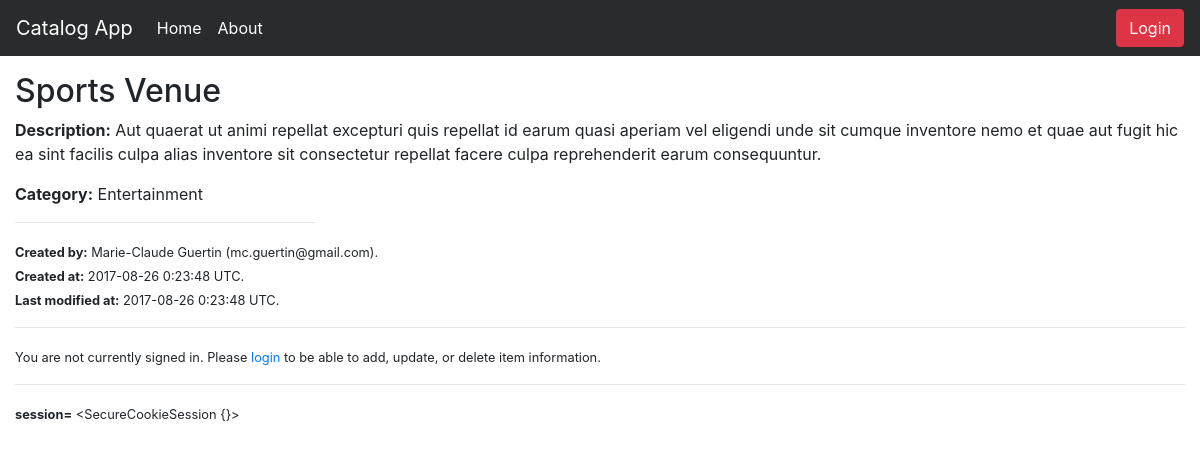
/catalog/Entertainment/Sports Venue, run on the app's committed database.
### models.py (models this page shows, shortened)
class Item(Base):
    __tablename__ = "item"
    __table_args__ = (UniqueConstraint('category_id', 'title', name = 'key'),)
    id = Column(Integer, primary_key = True)
    title = Column(String(80), nullable = False)
    description = Column(String(250))
    created_date = Column(DateTime, default = datetime.utcnow)
    updated_date = Column(DateTime, default = datetime.utcnow, onupdate = datetime.utcnow)
    category_id = Column(Integer, ForeignKey("category.id"))
    category = relationship(Category)
    user_id = Column(Integer, ForeignKey("user.id"))
    user = relationship(User)

class Category(Base):
    __tablename__ = "category"
    id = Column(Integer, primary_key = True)
    name = Column(String(80), nullable = False, index = True)
    created_date = Column(DateTime, default = datetime.utcnow, nullable = False)
    updated_date = Column(DateTime, default = datetime.utcnow, onupdate = datetime.utcnow, nullable = False)
    user_id = Column(Integer, ForeignKey("user.id"))
    user = relationship(User)

class User(Base):
    __tablename__ = 'user'
    id = Column(Integer, primary_key = True)
    name = Column(String(80), nullable = False)
    email = Column(String(80), nullable = False, unique = True)
    picture = Column(String(250))

### application.py (the view)
@app.route("/catalog/<path:category_name>")
@app.route("/catalog/<path:category_name>/items")
def show_items(category_name):
    categories = session.query(Category).order_by(asc(Category.name)).all()
    category = session.query(Category).filter_by(name=category_name).first()
    items = session.query(Item).filter_by(category_id=category.id).all()
    if len(items) < 2:
        title = "{} Item ({} item)"
    else:
        title = "{} Items ({} items)"
    return render_template(
        "categories.html",
        items_title=title.format(category.name, len(items)),
        categories=categories,
        category=category,
        items=items)

### application.py (called while the page is built)
@app.route("/catalog/<path:category_name>/<path:item_title>")
def show_item(category_name, item_title):
    category = session.query(Category).filter_by(name=category_name).first()
    item = session.query(Item).filter_by(
        category_id=category.id, title=item_title).first()
    return render_template("show_item.html", item=item)

### templates/show_item.html (shortened to what this page needs)
{% extends "base.html" %}
{% block content %}
  <h2>{{ item.title }}</h2>
  <p><strong>Description:</strong> {{ item.description }}</p>
  <p><strong>Category:</strong> {{ item.category.name }}</p>
  <hr style="max-width: 300px; text-align: left; margin-left: 0">
  <p>
    <small>
      <strong>Created by:</strong> {{ item.user.name }} ({{ item.user.email }}).<br>
      <strong>Created at:</strong> {{ item.created_date.strftime('%Y-%m-%d %-H:%M:%S') }} UTC.<br>
      <strong>Last modified at:</strong> {{ item.updated_date.strftime('%Y-%m-%d %-H:%M:%S') }} UTC.<br>
    </small>
  </p>
{% endblock %}

### data on the page
Item: title "Sports Venue", description "Aut quaerat ut animi repellat excepturi quis repellat id earum quasi aperiam vel eligendi unde sit cumque inventore nemo et quae aut fugit hic ea sint facilis culpa alias inventore sit consectetur repellat facere culpa reprehenderit earum consequuntur.", created_date "2017-08-26 0:23:48", updated_date "2017-08-26 0:23:48"
Category: category.name "Entertainment"
User: user.name "Marie-Claude Guertin", user.email "mc.guertin@gmail.com"

### other printed values
{{ session }} "<SecureCookieSession {}>"
